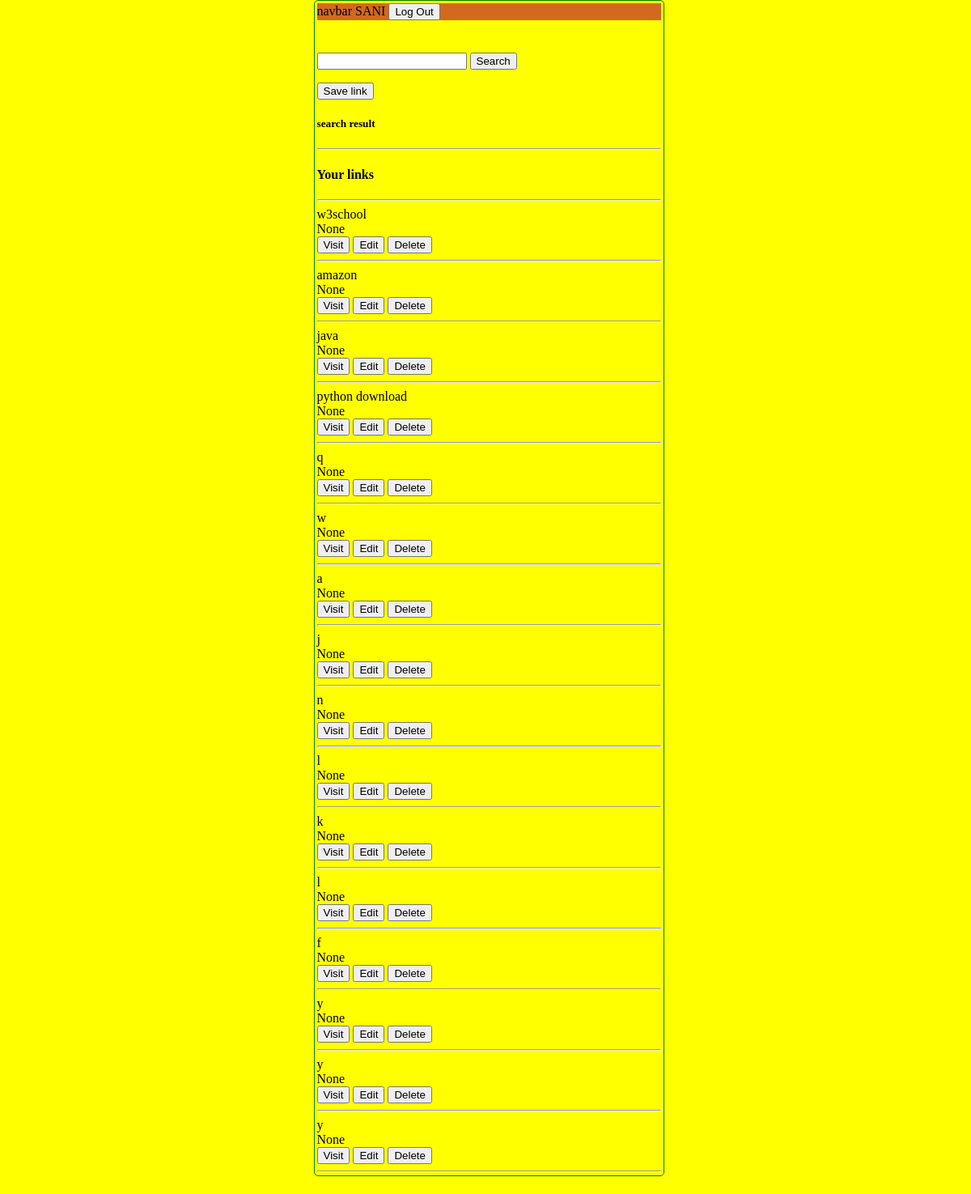
The app's page / (signed in) with its own data.
### linkapp/models.py (models this page shows)
class Linklist(models.Model):
    host=models.ForeignKey(User, on_delete=models.SET_NULL,null=True)
    title = models.CharField(max_length=200)
    desc = models.CharField(max_length=200, null = True)
    link = models.CharField(max_length=200)
    def __str__(self):
        return self.title

### linkapp/views.py (the view)
# urls.py: path('', views.home, name='home'),
@login_required(login_url='login')
def home(request):
    if request.method == "GET":
        q = request.GET.get('q')
        if q!= None and q != "":
            q_list = Linklist.objects.filter(Q(title__contains=q))
            print(q_list)
        else:
            q_list = Linklist.objects.filter(Q(title__contains="nothing_to_display_in_search_result"))
    links = Linklist.objects.all()
    context={'links':links, 'q_list':q_list}
    return render (request, 'linkapp/home.html', context)

### linkapp/templates/linkapp/home.html (shortened to what this page needs)
{% extends 'main.html' %}
{% block body %}
<a href="{% url 'createlink' %}"><button>Save link</button></a>
    <h5>search result</h5>
    <hr>
    <h4>Your links</h4>
    <hr>
    {% for link in links  %}
    {% if request.user == link.host %}
    {{link}}<br>
    {{link.desc}} <br>
    <a href="{{link.link}}"><button>Visit</button></a>
    <a href="{% url 'edit' link.id %}"><button>Edit</button></a>
    <a href="{% url 'delete' link.id %}"><button>Delete</button></a>
    <hr>
    {% endif %}
    {% endfor %}
    {% endblock body %}

### templates/main.html (shortened to what this page needs)
{% load static %}
<html lang="en">
<head>
    <link rel="stylesheet" href="{% static 'style/main.css' %}">
</head>
<body>
    <div class="mobile">
    <div class="navbar">navbar {{user.username|upper}}
    {% if request.user.is_authenticated %}
                    <a href="{% url 'logout' %}" id="colMenuLink">
                        <button>Log Out</button>
                    </a>
                    {% else %}
                    <a href="{% url 'login' %}" id="colMenuLink">
                        <button>Log In</button>
                    </a>
                    {%endif %}
                </div>
                <form action="" method="GET">
                    <input type="text" name="q">
                    <input type="submit" value="Search">
                </form>
                        {% block body%}
                        {% endblock body%}
                    </div>
</body>
</html>

### linkapp/static/style/main.css (style rules this page uses)
body { max-width: 425px; margin: auto; display: block; background-color: yellow; }
.navbar { top: 0px; background-color: chocolate; width: 425px; margin-bottom: 40px; }
.mobile { position: relative; display: block; width: 425px; margin: auto; border: 1px solid green; padding: 3px; height: 90vh; border-radius: 5px; overflow-y: scroll; overflow-x: hidden; }

### records on screen
Linklist: title "w3school", desc "None"
Linklist: title "amazon", desc "None"
Linklist: title "java", desc "None"
Linklist: title "python download", desc "None"
Linklist: title "q", desc "None"
Linklist: title "w", desc "None"
Linklist: title "a", desc "None"
Linklist: title "j", desc "None"
Linklist: title "n", desc "None"
Linklist: title "l", desc "None"
Linklist: title "k", desc "None"
Linklist: title "l", desc "None"
Linklist: title "f", desc "None"
Linklist: title "y", desc "None"
Linklist: title "y", desc "None"
Linklist: title "y", desc "None"

### other values on screen
{{ user.username|upper }} "SANI"
